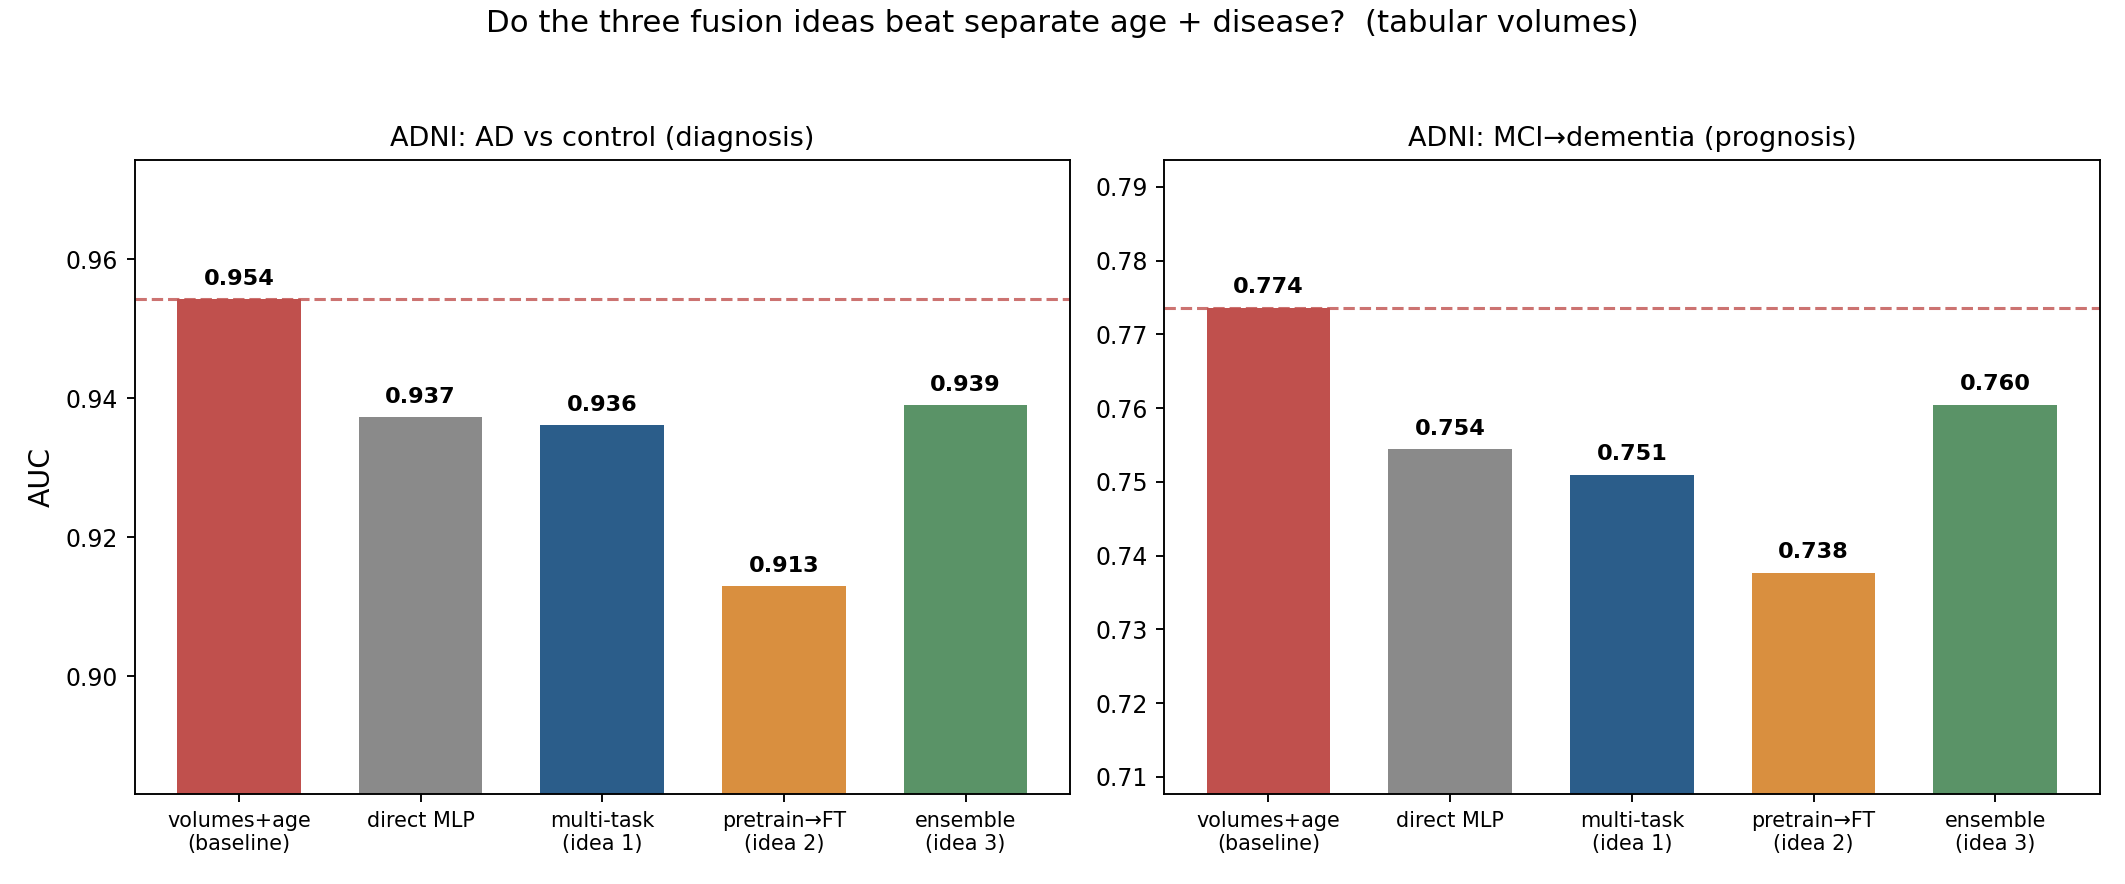

Python code for this plot:
#!/usr/bin/env python
# -*- coding: utf-8 -*-
import matplotlib
matplotlib.use("Agg")
import matplotlib.pyplot as plt
import numpy as np

OUT = r"C:\Users\Sibetalaee\Desktop\PhD\Brain Age Estimation\pilot"
z = np.load(f"{OUT}/exp4_fusion.npz")
keys = ["FAIR", "DIRECT", "MT", "TL", "ENS"]
labels = ["volumes+age\n(baseline)", "direct MLP", "multi-task\n(idea 1)",
          "pretrain→FT\n(idea 2)", "ensemble\n(idea 3)"]
cols = ["#c0504d", "#8a8a8a", "#2b5d8a", "#d98f3f", "#5a9367"]

fig, axes = plt.subplots(1, 2, figsize=(12.5, 5.2))
for ax, (pfx, title) in zip(axes, [("diag", "ADNI: AD vs control (diagnosis)"),
                                    ("prog", "ADNI: MCI→dementia (prognosis)")]):
    vals = [z[f"{pfx}_{k}"].mean() for k in keys]
    ax.bar(range(5), vals, color=cols, width=.68)
    ax.axhline(vals[0], color="#c0504d", ls="--", lw=1.3, alpha=.8)
    lo = min(vals) - 0.03
    ax.set_ylim(lo, max(vals) + 0.02)
    ax.set_xticks(range(5)); ax.set_xticklabels(labels, fontsize=8.8)
    ax.set_title(title, fontsize=11.5)
    for i, v in enumerate(vals):
        ax.text(i, v + 0.002, f"{v:.3f}", ha="center", fontsize=9.5, fontweight="bold")
axes[0].set_ylabel("AUC", fontsize=12)
fig.suptitle("Do the three fusion ideas beat separate age + disease?  (tabular volumes)",
             fontsize=13, y=0.99)
plt.tight_layout(rect=[0, 0, 1, 0.95])
plt.savefig(f"{OUT}/fig7_fusion.png", dpi=170)
print("saved")
